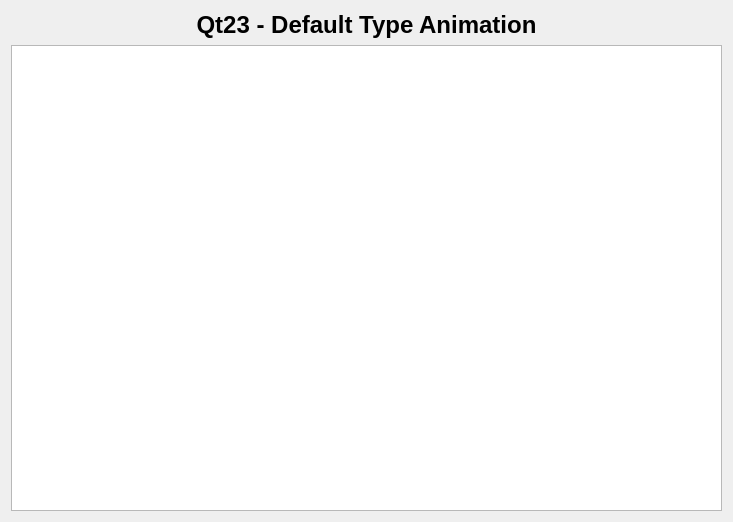
<?xml version="1.0" encoding="UTF-8"?>
<ui version="4.0">
 <class>Dialog</class>
 <widget class="QDialog" name="Dialog">
  <property name="geometry">
   <rect>
    <x>0</x>
    <y>0</y>
    <width>733</width>
    <height>522</height>
   </rect>
  </property>
  <property name="windowTitle">
   <string>Dialog</string>
  </property>
  <layout class="QVBoxLayout" name="verticalLayout">
   <item>
    <widget class="QLabel" name="title">
     <property name="font">
      <font>
       <pointsize>18</pointsize>
       <weight>75</weight>
       <bold>true</bold>
      </font>
     </property>
     <property name="text">
      <string>Qt23 - Default Type Animation</string>
     </property>
     <property name="alignment">
      <set>Qt::AlignCenter</set>
     </property>
    </widget>
   </item>
   <item>
    <widget class="QGraphicsView" name="graphicsView"/>
   </item>
  </layout>
 </widget>
 <layoutdefault spacing="6" margin="11"/>
 <resources/>
 <connections/>
</ui>
